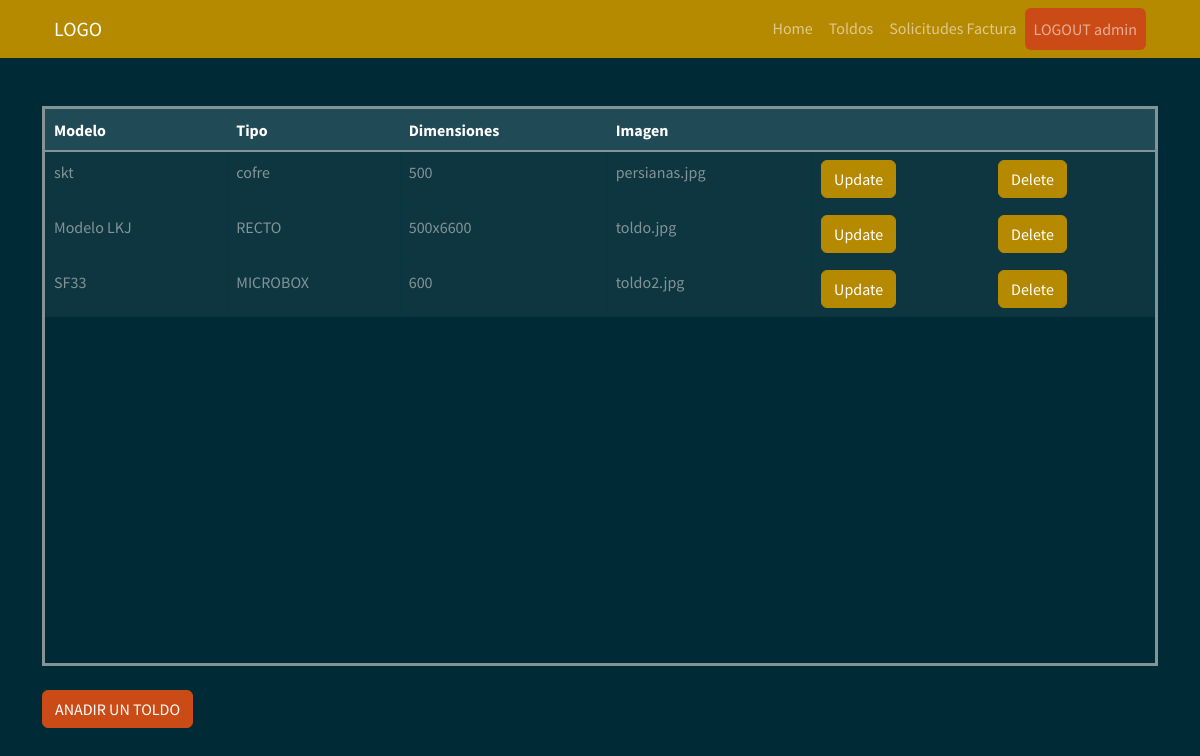
The app's page /toldo (signed in) with its own data.
### myapp/models.py (models this page shows)
    class Toldo(db.Model):
        __tablename__ = "Toldo"  # Nombre de la tabla que se crea
        Toldo_id = db.Column("toldo_id", db.Integer, Sequence(
            'toldo_id_seq'),  primary_key=True)
        Modelo = db.Column(db.String(20))
        Tipo = db.Column(db.String(30))
        Dimensiones = db.Column(db.String(30))
        Imagen = db.Column(db.String(30))

### myapp/views.py (the view)
    @app.route("/toldo", methods=["GET", "POST"])
    def toldo():
        list_toldo = db_access["list_toldos"]
        toldos = list_toldo()
        usuario = session['usuario']
        usu = usuario
        return render_template("toldos.html", toldos=toldos, usu=usu)

### myapp/templates/toldos.html (shortened to what this page needs)
<!DOCTYPE html>
<html>
<head>
    <link href="https://cdn.jsdelivr.net/npm/bootstrap@5.1.3/dist/css/bootstrap.min.css" rel="stylesheet"
>
    <link rel="stylesheet" href="../static/style/bootstrap.min(8).css">
</head>
<body>
    {% include 'includes/navbar.html' %}
    <div class="container my-5">
        <div style=" overflow:auto;  height: 70vh; border-style: solid;">
          <table class="table table-bordered mx-auto">
            <thead class="table-dark">
              <tr class="table-active">
                <th>Modelo</th>
                <th>Tipo</th>
                <th>Dimensiones</th>
                <th>Imagen</th>
                <th></th>
                <th></th>
              </tr>
            </thead>
            <tbody>
              {% for toldo in toldos %}
              <tr>
                <td> {{ toldo.Modelo }} </td>
                <td> {{ toldo.Tipo }} </td>
                <td> {{ toldo.Dimensiones }} </td>
                <td> {{ toldo.Imagen }} </td>
                <td> <a class="btn btn-primary" href="/update_toldo/{{toldo.Toldo_id}}">Update</a></td>
                <td> <a class="btn btn-primary" href="/delete_toldo/{{toldo.Toldo_id}}">Delete</a></td>
              </tr>
              {% endfor %}
            </tbody>
          </table>
        </div>
        <br>
        <a href="/create_toldo" class="btn btn-warning">ANADIR UN TOLDO</a>
    </div>
</body>
</html>

### records on screen
Toldo: Modelo "skt", Tipo "cofre", Dimensiones "500", Imagen "persianas.jpg"
Toldo: Modelo "Modelo LKJ", Tipo "RECTO", Dimensiones "500x6600", Imagen "toldo.jpg"
Toldo: Modelo "SF33", Tipo "MICROBOX", Dimensiones "600", Imagen "toldo2.jpg"

### other values on screen
{{ usu }} "admin"
